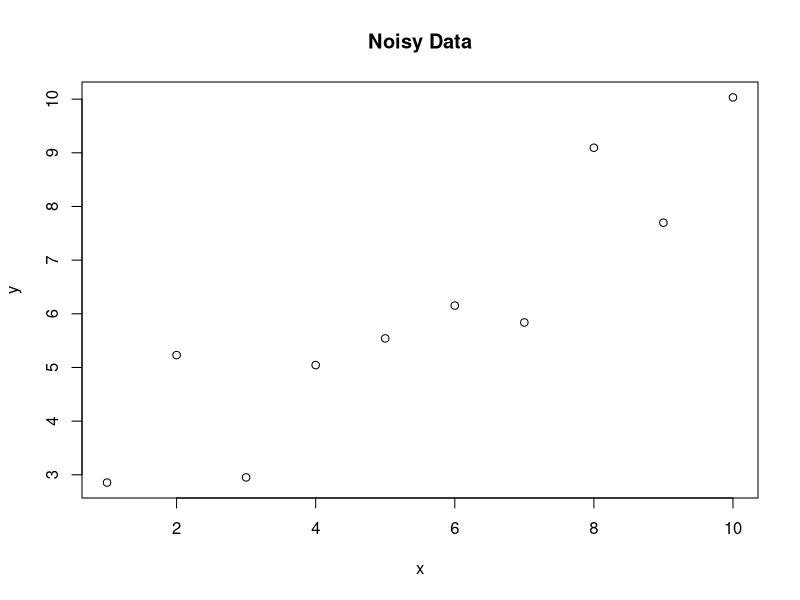
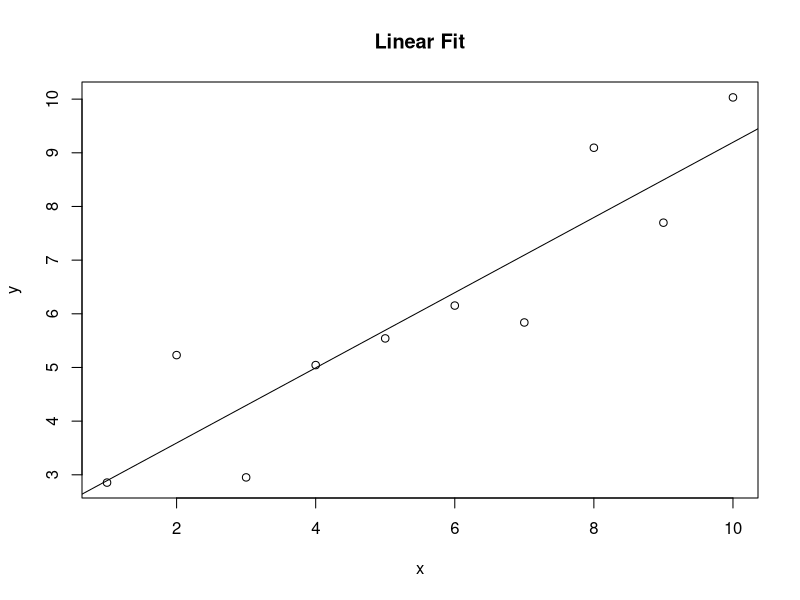
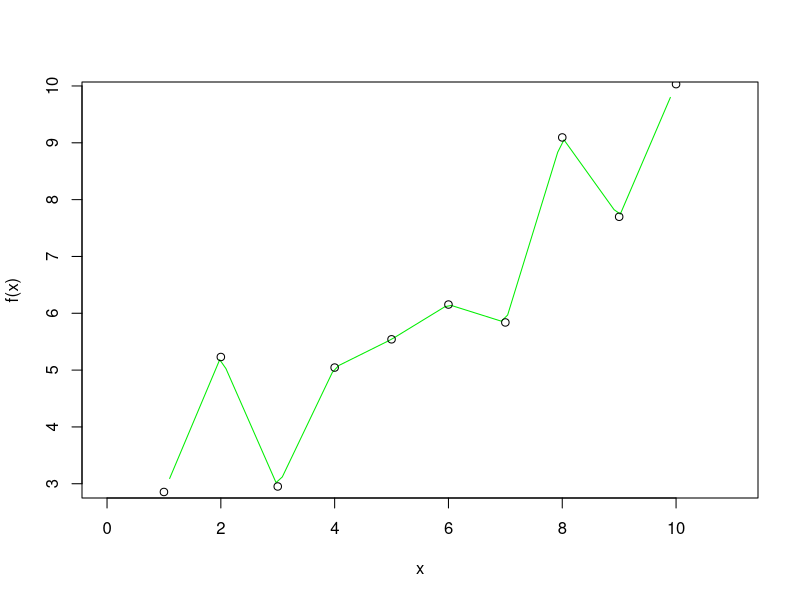
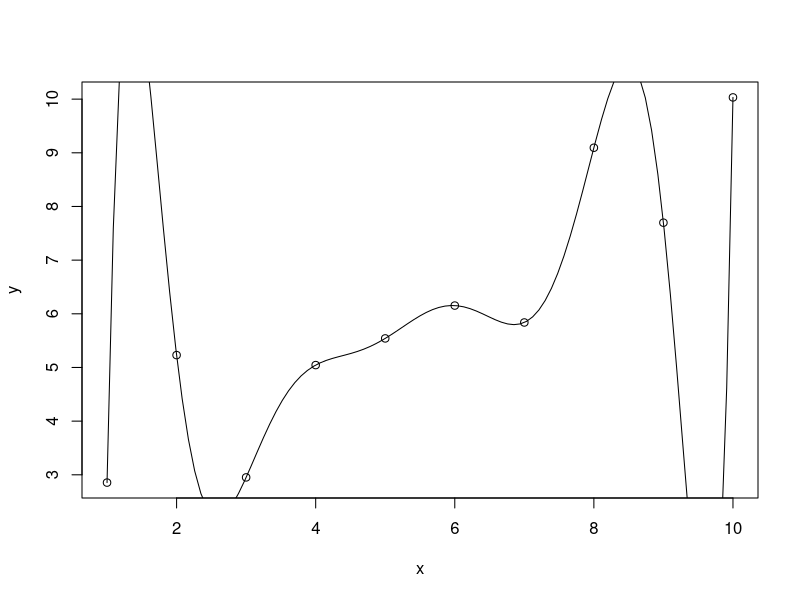
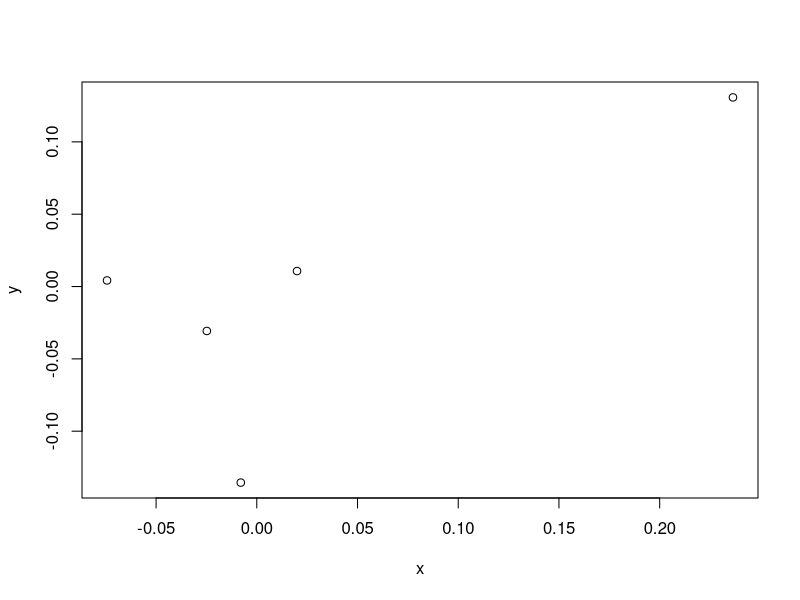

R code for these plots, in order:
## ---- chunk 1
knitr::opts_chunk$set(echo = TRUE)
library(dplyr)
library(lubridate)
library(knitr)
## ---- chunk 2
df <- read.csv("StudentSurveys.csv")

head(df)
## ---- chunk 3
df |>
  count(Year)
## ---- chunk 4
df %>%
  mutate(Year = factor(Year,levels  = c("FirstYear","Sophomore", "Junior", "Senior")))%>%
  count(Year)
## ---- chunk 5
df %>%
  group_by(Year)%>%
  summarise(avg = mean(GPA, na.rm = TRUE), std = sd(GPA, na.rm = TRUE))
## ---- chunk 6
df |>
  filter(Year == "Junior")|>
 # mutate(HigherSAT = if_else(VerbalSAT >= MathSAT, "Verbal", "Math"))|> #if the actual wasn't there
  count(HigherSAT)

## ---- chunk 7
table(df[df$Year=="Junior","HigherSAT"])
## ---- chunk 8
x = c(1:10)
y = x + rnorm(10)

plot(x,y, main = "Noisy Data")
## ---- chunk 9
fit <- lm(y~x)

plot(x,y, main = "Linear Fit")
abline(fit)

## ---- chunk 10
f <- approxfun(x, y)
curve(f(x), 0, 11, col = "green2")
points(x, y)

## ---- chunk 11
lagrange <- function(x0, y0) {
  f <- function (x) {
    sum(y0 * sapply(seq_along(x0), \(j) {
      prod(x - x0[-j])/prod(x0[j] - x0[-j])
    }))
  }
  Vectorize(f, "x")
} #https://stackoverflow.com/questions/73994021/lagrange-interpolation-formula-in-r-programming

f <- lagrange(x,y)
plot(x,y)
curve(f, from = 1, to = 10, add = TRUE)
## ---- chunk 12
n <- 5
acc <- .1
prec <- .1

x<- rnorm(5,mean = 0, sd = acc)+rnorm(5,mean = 0, sd = prec)
y<- rnorm(5,mean = 0, sd = acc)+rnorm(5,mean = 0, sd = prec)

plot(x,y)#This doesn't work as well as I hoped...

## ---- chunk 13
x <- c(1:100)

evens <- x%%2==0

x[evens]
## ---- chunk 14
disney <- read.csv("disney.csv")



weekdays(mdy(disney$Release.date..datetime.))[1]
## ---- chunk 15
df |>
  group_by(Year) |>
  summarise("Aritmetic Mean" = mean(GPA, na.rm = TRUE), 
            "Geometric Mean" = exp(mean(log(GPA), na.rm = TRUE)),
            "Standard Deviation" = sd(GPA, na.rm = TRUE), 
            "InterQuartile Range" = IQR(GPA, na.rm = TRUE)
            )
## ---- chunk 16
df |>
  group_by(Year) |>
  summarise("Aritmetic Mean" = mean(GPA, na.rm = TRUE), 
            "Geometric Mean" = exp(mean(log(GPA), na.rm = TRUE)),
            "Standard Deviation" = sd(GPA, na.rm = TRUE), 
            "InterQuartile Range" = IQR(GPA, na.rm = TRUE)
            ) |>
  kable()

## ---- chunk 17
t.test(df[df$Year == "FirstYear","GPA"],df[df$Year == "Senior","GPA"])
